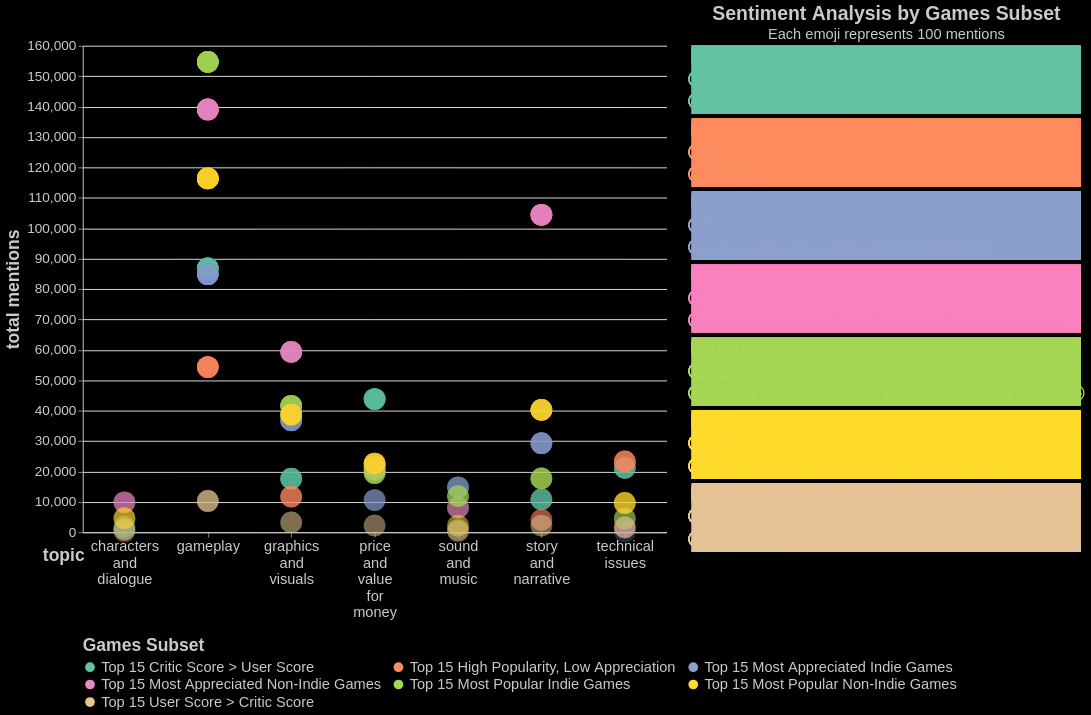

Describe this chart as a Vega-Lite specification.
### Vega-Lite specification from a JSON file in a GitHub repository (floating-point values rounded to 4 significant figures; data arrays with more than 128 entries replaced by an {"elided": "..."} marker saying what was removed)
{"config": {"view": {"continuousWidth": 300, "continuousHeight": 300, "stroke": null}, "axis": {"domainColor": "#C7CCC9", "labelColor": "#C7CCC9", "titleColor": "#C7CCC9"}, "background": "black", "facet": {"spacing": 5}}, "hconcat": [{"mark": {"type": "circle", "fillOpacity": 0.1, "size": 500}, "encoding": {"color": {"field": "games_subset_label", "legend": {"labelColor": "#C7CCC9", "labelFontSize": 15, "labelLimit": 0, "titleColor": "#C7CCC9", "titleFontSize": 18, "orient": "bottom", "columns": 3, "direction": "horizontal"}, "scale": {"scheme": "set2"}, "title": "Games Subset", "type": "nominal"}, "tooltip": {"field": "games_subset_label", "type": "nominal"}, "x": {"axis": {"labelFontSize": 15, "labelAngle": 0, "labelAlign": "center", "labelExpr": "split(datum.label, ' ')", "titleFontSize": 18, "titleX": -20, "titleY": 15}, "field": "topic", "type": "nominal"}, "y": {"axis": {"labelFontSize": 14, "titleFontSize": 18}, "field": "topic_total", "title": "total mentions", "type": "quantitative"}}, "height": 500, "name": "view_46", "transform": [{"joinaggregate": [{"op": "sum", "field": "counts", "as": "topic_total"}], "groupby": ["games_subset_label", "topic"]}], "width": 600}, {"facet": {"row": {"field": "games_subset_label", "header": null, "type": "nominal"}}, "spec": {"layer": [{"mark": {"type": "rect", "opacity": 0.2}, "encoding": {"color": {"field": "row_colour", "legend": null, "scale": null, "type": "nominal"}}}, {"mark": {"type": "text", "baseline": "middle", "dx": 0, "dy": 0, "size": 20}, "encoding": {"color": {"field": "row_colour", "legend": null, "scale": null, "type": "nominal"}, "text": {"field": "emoji", "type": "nominal"}, "x": {"axis": null, "field": "x", "type": "ordinal"}, "y": {"axis": null, "field": "sentiment", "type": "ordinal"}}, "transform": [{"calculate": "{'positive': '😃', 'negative': '😤', 'neutral': '😐'}[datum.sentiment]", "as": "emoji"}, {"window": [{"op": "rank", "field": "", "as": "x"}], "groupby": ["games_subset_label", "sentiment", "topic"]}]}], "height": 70, "width": 400}, "columns": 1, "resolve": {"scale": {"y": "independent"}}, "title": {"text": "Sentiment Analysis by Games Subset", "anchor": "middle", "color": "#C7CCC9", "fontSize": 20, "subtitle": "Each emoji represents 100 mentions", "subtitleColor": "#C7CCC9", "subtitleFontSize": 15}, "transform": [{"filter": {"param": "param_54"}}]}], "data": {"name": "data-d5fe4163e3ac99f0151baf8052642767"}, "params": [{"name": "param_54", "select": {"type": "point", "encodings": ["x"]}, "views": ["view_46"]}], "$schema": "https://vega.github.io/schema/vega-lite/v5.20.1.json", "datasets": {"data-d5fe4163e3ac99f0151baf8052642767": {"elided": "865 records"}}}
